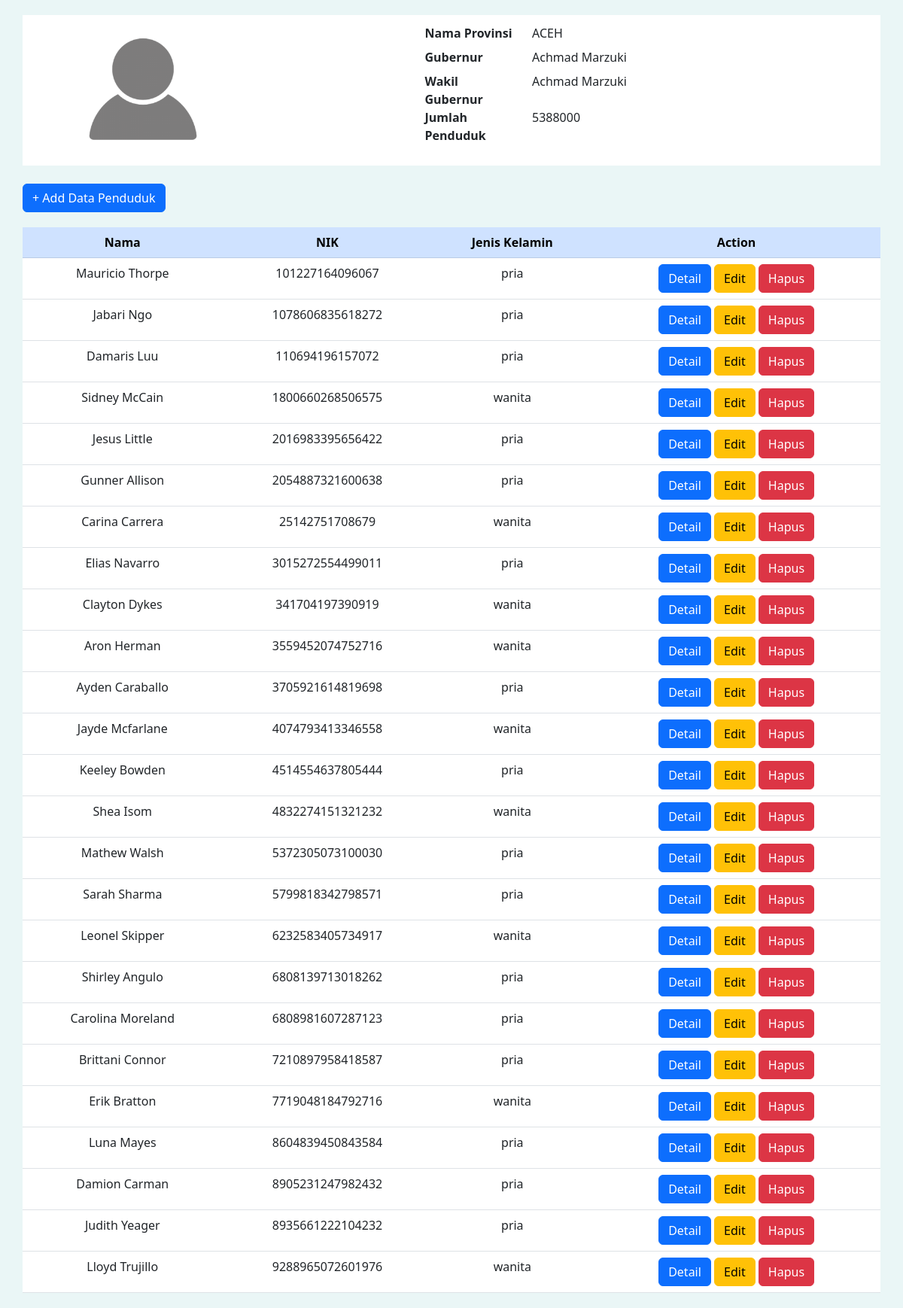
/list-penduduk/view_population.php?kode_provinsi=11, run on the app's committed database.
### tables this page shows
CREATE TABLE `tb_provinsi` (
  `Kode_Provinsi` varchar(5) NOT NULL,
  `Nama_Provinsi` varchar(30) NOT NULL,
  `Jumlah_Penduduk` int(11) NOT NULL,
  `Gubernur` varchar(100) NOT NULL,
  `Wakil_Gubernur` varchar(100) NOT NULL
);

CREATE TABLE `tb_penduduk` (
  `NIK` char(18) NOT NULL,
  `Nama` varchar(100) NOT NULL,
  `Jenis_Kelamin` varchar(9) NOT NULL,
  `Kota` varchar(30) NOT NULL,
  `Provinsi` varchar(50) NOT NULL,
  `Tanggal_Lahir` date NOT NULL,
  `Status` varchar(13) NOT NULL,
  `Agama` varchar(20) NOT NULL,
  `Pekerjaan` varchar(50) NOT NULL
);

### list-penduduk/view_population.php (the view, shortened to what this page needs)
<!DOCTYPE html>
<html lang="en">
    <head>
        <link
            href="https://cdn.jsdelivr.net/npm/bootstrap@5.2.1/dist/css/bootstrap.min.css"
            rel="stylesheet"
        />
        <link rel="stylesheet" href="assets/style.css" />
    </head>
    <body>
        <article class="container detail horizontal-center row align-items-center">
            <div class="img empty-profile col-md-4 horizontal-center">
                <img src="assets/empty-profile.png" alt="foto profil kosong" width="200px;" />
            </div>
            <div class="information col-md-6 horizontal-center">
                <dl class="row align-content-center">
                    <?php
                        require_once('../lib/db_login.php');
                        $kode_provinsi = $_GET['kode_provinsi'];
                        $query = "SELECT * FROM tb_provinsi WHERE Kode_Provinsi=" . $kode_provinsi ;
                        $result = $db->query($query);
                        while ($row = $result->fetch_object()) {
                            echo '<dt class="col-sm-3">Nama Provinsi</dt>';
                            echo '<dd class="col-sm-9">' . $row->Nama_Provinsi . '</dd>';
                            echo '<dt class="col-sm-3">Gubernur</dt>';
                            echo '<dd class="col-sm-9">' . $row->Gubernur . '</dd>';
                            echo '<dt class="col-sm-3">Wakil Gubernur</dt>';
                            echo '<dd class="col-sm-9">' . $row->Wakil_Gubernur . '</dd>';
                            echo '<dt class="col-sm-3">Jumlah Penduduk</dt>';
                            echo '<dd class="col-sm-9">' . $row->Jumlah_Penduduk . '</dd>';
                        }
                    ?>
                </dl>
            </div>
        </article>
        <br />
        <div class="container horizontal-center">
            <a href="../form/add_penduduk.php" class="btn btn-primary">+ Add Data Penduduk</a> <br />
        </div>
        <article class="container list-penduduk text-center">
            <table class="table table-hover">
                <thead class="table-primary">
                    <tr>
                        <th>Nama</th>
                        <th>NIK</th>
                        <th>Jenis Kelamin</th>
                        <th>Action</th>
                    </tr>
                </thead>
                <tbody>
                    <tr>
                        <?php
                            $query = "SELECT * FROM tb_penduduk WHERE Provinsi=" . $kode_provinsi;
                            $result = $db->query($query);
                            while ($row = $result->fetch_object()) {
                                echo "<tr>";
                                echo "<td>" . $row->Nama . "</td>";
                                echo "<td>" . $row->NIK . "</td>";
                                echo "<td>" . $row->Jenis_Kelamin . "</td>";
                                echo "<td><a href='../form/detail.php?nik=".$row->NIK."' class='btn btn-primary'>Detail</a> ";
                                echo "<a href='../form/edit_penduduk.php?nik=".$row->NIK."' class='btn btn-warning'>Edit</a> ";
                                echo "<a class='btn btn-danger'>Hapus</a></td>";
                                echo "</tr>";
                            }
                        ?>
                    </tr>
                </tbody>
            </table>
        </article>
    </body>
</html>

### list-penduduk/assets/style.css (style rules this page uses)
body { background-color: #eaf6f6; }
article { margin: 20px; padding: 0; background-color: #ffffff; }
article.detail { margin-top: 20px; }
.container { padding: 0; }
.horizontal-center { margin: 0 auto; }

### data on the page
tb_provinsi: Nama_Provinsi "ACEH", Gubernur "Achmad Marzuki", Wakil_Gubernur "Achmad Marzuki", Jumlah_Penduduk "5388000"
tb_penduduk: Nama "Mauricio Thorpe", NIK "101227164096067", Jenis_Kelamin "pria"
tb_penduduk: Nama "Jabari Ngo", NIK "1078606835618272", Jenis_Kelamin "pria"
tb_penduduk: Nama "Damaris Luu", NIK "110694196157072", Jenis_Kelamin "pria"
tb_penduduk: Nama "Sidney McCain", NIK "1800660268506575", Jenis_Kelamin "wanita"
tb_penduduk: Nama "Jesus Little", NIK "2016983395656422", Jenis_Kelamin "pria"
tb_penduduk: Nama "Gunner Allison", NIK "2054887321600638", Jenis_Kelamin "pria"
tb_penduduk: Nama "Carina Carrera", NIK "25142751708679", Jenis_Kelamin "wanita"
tb_penduduk: Nama "Elias Navarro", NIK "3015272554499011", Jenis_Kelamin "pria"
tb_penduduk: Nama "Clayton Dykes", NIK "341704197390919", Jenis_Kelamin "wanita"
tb_penduduk: Nama "Aron Herman", NIK "3559452074752716", Jenis_Kelamin "wanita"
tb_penduduk: Nama "Ayden Caraballo", NIK "3705921614819698", Jenis_Kelamin "pria"
tb_penduduk: Nama "Jayde Mcfarlane", NIK "4074793413346558", Jenis_Kelamin "wanita"
tb_penduduk: Nama "Keeley Bowden", NIK "4514554637805444", Jenis_Kelamin "pria"
tb_penduduk: Nama "Shea Isom", NIK "4832274151321232", Jenis_Kelamin "wanita"
tb_penduduk: Nama "Mathew Walsh", NIK "5372305073100030", Jenis_Kelamin "pria"
tb_penduduk: Nama "Sarah Sharma", NIK "5799818342798571", Jenis_Kelamin "pria"
tb_penduduk: Nama "Leonel Skipper", NIK "6232583405734917", Jenis_Kelamin "wanita"
tb_penduduk: Nama "Shirley Angulo", NIK "6808139713018262", Jenis_Kelamin "pria"
tb_penduduk: Nama "Carolina Moreland", NIK "6808981607287123", Jenis_Kelamin "pria"
tb_penduduk: Nama "Brittani Connor", NIK "7210897958418587", Jenis_Kelamin "pria"
tb_penduduk: Nama "Erik Bratton", NIK "7719048184792716", Jenis_Kelamin "wanita"
tb_penduduk: Nama "Luna Mayes", NIK "8604839450843584", Jenis_Kelamin "pria"
tb_penduduk: Nama "Damion Carman", NIK "8905231247982432", Jenis_Kelamin "pria"
tb_penduduk: Nama "Judith Yeager", NIK "8935661222104232", Jenis_Kelamin "pria"
tb_penduduk: Nama "Lloyd Trujillo", NIK "9288965072601976", Jenis_Kelamin "wanita"
